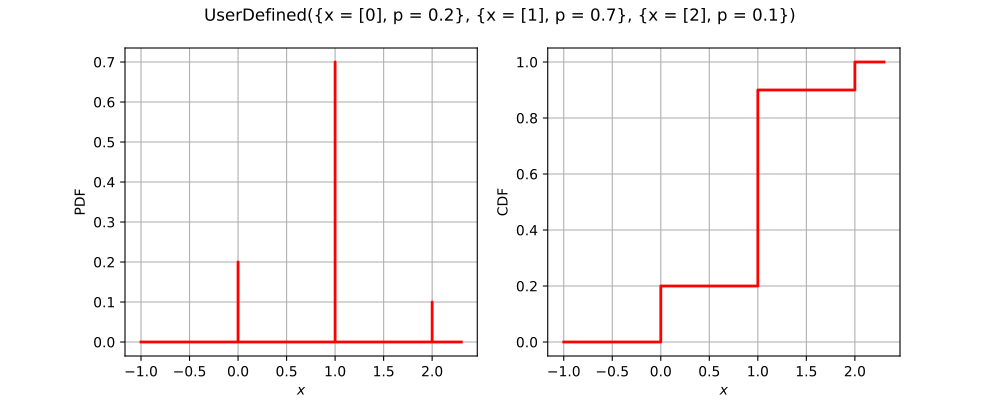

Source code (Python):
import openturns as ot
from matplotlib import pyplot as plt
from openturns.viewer import View
if ot.UserDefined().__class__.__name__ == 'Bernoulli':
    distribution = ot.Bernoulli(0.7)
elif ot.UserDefined().__class__.__name__ == 'Binomial':
    distribution = ot.Binomial(5, 0.2)
elif ot.UserDefined().__class__.__name__ == 'ComposedDistribution':
    copula = ot.IndependentCopula(2)
    marginals = [ot.Uniform(1.0, 2.0), ot.Normal(2.0, 3.0)]
    distribution = ot.ComposedDistribution(marginals, copula)
elif ot.UserDefined().__class__.__name__ == 'CumulativeDistributionNetwork':
    coll = [ot.Normal(2),ot.Dirichlet([0.5, 1.0, 1.5])]
    distribution = ot.CumulativeDistributionNetwork(coll, ot.BipartiteGraph([[0,1], [0,1]]))
elif ot.UserDefined().__class__.__name__ == 'Histogram':
    distribution = ot.Histogram([-1.0, 0.5, 1.0, 2.0], [0.45, 0.4, 0.15])
elif ot.UserDefined().__class__.__name__ == 'KernelMixture':
    kernel = ot.Uniform()
    sample = ot.Normal().getSample(5)
    bandwith = [1.0]
    distribution = ot.KernelMixture(kernel, bandwith, sample)
elif ot.UserDefined().__class__.__name__ == 'MaximumDistribution':
    coll = [ot.Uniform(2.5, 3.5), ot.LogUniform(1.0, 1.2), ot.Triangular(2.0, 3.0, 4.0)]
    distribution = ot.MaximumDistribution(coll)
elif ot.UserDefined().__class__.__name__ == 'Multinomial':
    distribution = ot.Multinomial(5, [0.2])
elif ot.UserDefined().__class__.__name__ == 'RandomMixture':
    coll = [ot.Triangular(0.0, 1.0, 5.0), ot.Uniform(-2.0, 2.0)]
    weights = [0.8, 0.2]
    cst = 3.0
    distribution = ot.RandomMixture(coll, weights, cst)
elif ot.UserDefined().__class__.__name__ == 'TruncatedDistribution':
    distribution = ot.TruncatedDistribution(ot.Normal(2.0, 1.5), 1.0, 4.0)
elif ot.UserDefined().__class__.__name__ == 'UserDefined':
    distribution = ot.UserDefined([[0.0], [1.0], [2.0]], [0.2, 0.7, 0.1])
elif ot.UserDefined().__class__.__name__ == 'ZipfMandelbrot':
    distribution = ot.ZipfMandelbrot(10, 2.5, 0.3)
else:
    distribution = ot.UserDefined()
dimension = distribution.getDimension()
title = str(distribution)[:100].split('\n')[0]
if dimension == 1:
    distribution.setDescription(['$x$'])
    pdf_graph = distribution.drawPDF()
    cdf_graph = distribution.drawCDF()
    fig = plt.figure(figsize=(10, 4))
    pdf_axis = fig.add_subplot(121)
    cdf_axis = fig.add_subplot(122)
    View(pdf_graph, figure=fig, axes=[pdf_axis], add_legend=False)
    View(cdf_graph, figure=fig, axes=[cdf_axis], add_legend=False)
    fig.suptitle(title)
elif dimension == 2:
    distribution.setDescription(['$x_1$', '$x_2$'])
    pdf_graph = distribution.drawPDF()
    pdf_graph.setTitle(title)
    fig = plt.figure(figsize=(10, 5))
    pdf_axis = fig.add_subplot(111)
    View(pdf_graph, figure=fig, axes=[pdf_axis], add_legend=False, square_axes=True)
